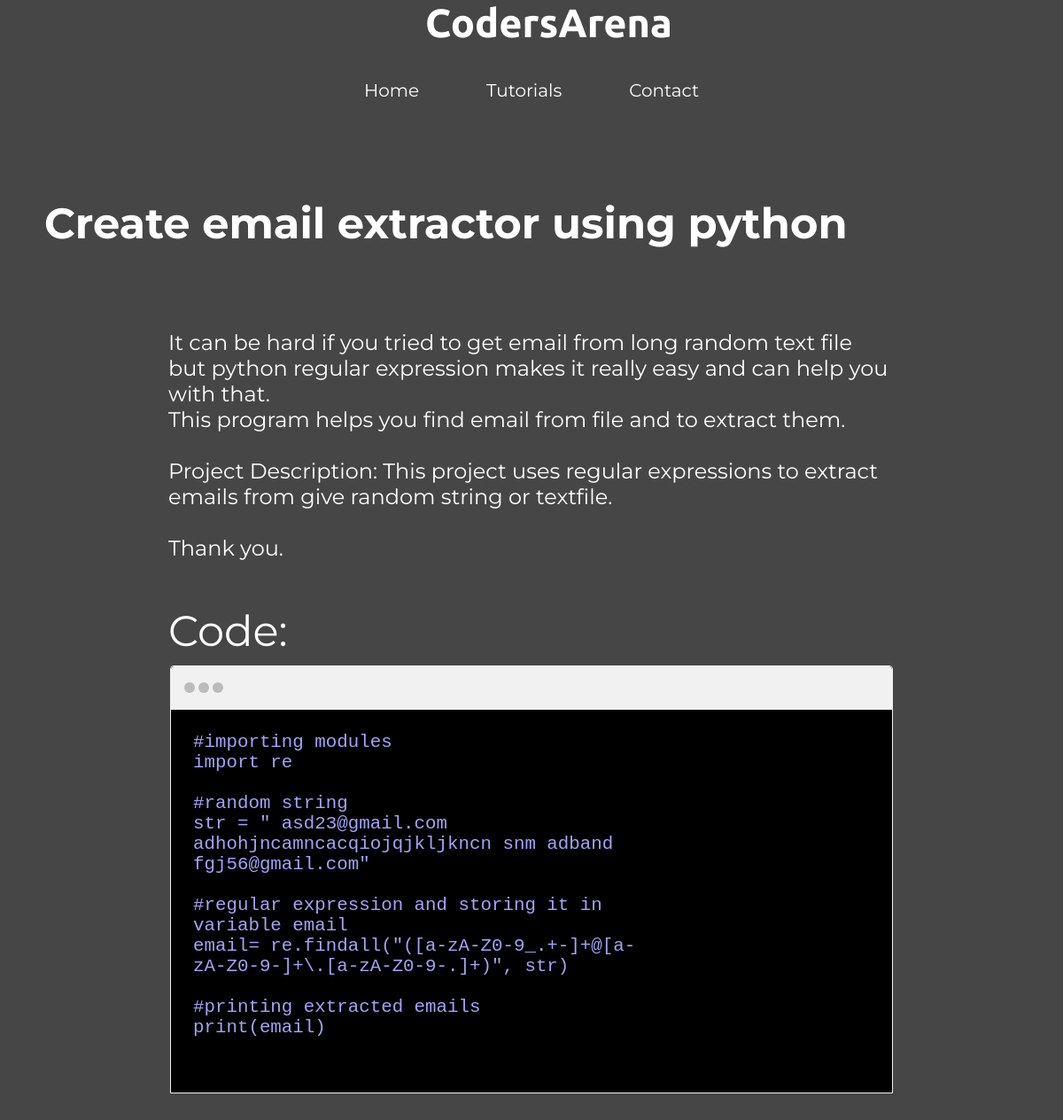
The app's page /blog/pythonprojects/email-extractor-using-python with its own data.
### blog/models.py (models this page shows, shortened)
class pythonproject(models.Model):
    srno = models.AutoField(primary_key=True)
    Name = models.CharField(max_length=300)
    desc = models.TextField()
    slug = models.CharField(default="test", max_length=100)
    code = models.TextField()
    date = models.DateTimeField(default=datetime.datetime.now(), blank=True)

### blog/views.py (the view)
# urls.py: path('pythonprojects/<str:slug>', views.pythonposts, name='pythonposts'),
def pythonposts(request,slug):
    post = pythonproject.objects.filter(slug=slug).first()
    context = {'post': post}
    return render(request, 'blog/pythonposts.html',context)

### templates/blog/pythonposts.html (shortened to what this page needs)
{% extends 'base/base.html' %}
{% load static %}
{% block cssurl %}<link rel="stylesheet" href="{% static 'blog/posts.css'%}">{% endblock cssurl %}
{% block other %}
        <li><a href="/">Home</a></li>
        <li><a href="/">Tutorials</a></li>
        <li><a href="/">Contact</a></li>
{% endblock other %}
{% block body %}
    <div class="body">
    <div class="container">
        <div class="heading">
            <h1>{{post.Name}}</h1>
        </div>
        <div class="content">
            <p>{{post.desc | linebreaksbr | safe }}</p>
            <div id="codeheading">
                Code:
            </div>
            <div class="code">
                <div class="top">
                    <span class="dot"></span>
                    <span class="dot"></span>
                    <span class="dot"></span>
                </div>
                <div id="content">
                <p id="codecontent">
                   {{post.code | linebreaksbr}}
                </p>
                </div>
            </div>
        </div>
    </div>
</div>
{% endblock body %}

### static/home/home.css (style rules this page uses)
* { margin: 0; padding: 0; box-sizing: border-box; }
html { scroll-behavior: smooth; }
body { background-color: rgb(71, 70,70); }
header ul li { list-style: none; padding: 38px; }
header ul li a { font-family: 'Montserrat', sans-serif; color: white; font-size: 20px; text-decoration: none; }
p { font-size: 1.5rem; }

### static/blog/projects.css (style rules this page uses)
* { margin: 0; padding: 0; box-sizing: border-box; }
.container { display: flex; flex-direction: column; }
.container h1 { color: white; margin: 30px 0px; font-size: 3rem; font-family: 'Montserrat', serif; text-align: center; }
.code { font-size: 1rem; font-family: 'Roboto'; margin: 10px 2px; }

### static/blog/posts.css (style rules this page uses)
* { margin: 0; padding: 0; box-sizing: border-box; }
.body { background-color: rgb(71, 70, 70); }
.container { color: white; display: flex; margin: auto; width: 100%; align-items: center; flex-direction: column; }
.heading { display: flex; width: 100%; color: white; height: 25vh; align-items: center; text-align: center; }
.container h1 { font-size: 3rem; font-family: 'Montserrat'; margin-left: 50px; }
.content { width: 70%; margin: 10px; padding: 10px; font-size: 2rem; }
.content p { font-family: 'Montserrat', sans-serif; }
#codeheading { margin-top: 50px; font-size: 3rem; font-family: 'Montserrat'; }
.code { background-color: black; margin-top: 10px; border: 1px solid #f1f1f1; border-top-left-radius: 4px; border-top-right-radius: 4px; }
#content { height: 27rem; overflow: auto; }
.top { padding: 15px; background: #f1f1f1; border-top-left-radius: 4px; border-top-right-radius: 4px; }
.dot { height: 12px; width: 12px; background-color: #bbb; border-radius: 50%; display: inline-block; }
#codecontent { font-family: monospace; font-size: 1.3rem; color: rgb(163, 163, 248); padding:25px; width: 70%; }

### records on screen
pythonproject: Name "Create email extractor using python", desc "It can be hard if you tried to get email from long random text file but python regular expression makes it really easy and can help you with that. This program helps you find email from file and to extract them. Project Description: This project uses regular expressions to extract emails from give random string or textfile. Thank you.", code "#importing modules import re #random string str = \" asd23@gmail.com adhohjncamncacqiojqjkljkncn snm adband fgj56@gmail.com\" #regular expression and storing it in variable email email= re.findall(\"([a-zA-Z0-9_.+-]+@[a-zA-Z0-9-]+\\.[a-zA-Z0-9-.]+)\", str) #printing extracted emails print(email)"
